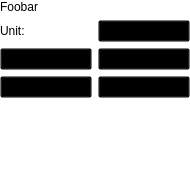
<?xml version="1.0" encoding="UTF-8"?>
<ui version="4.0">
 <class>Aquisition</class>
 <widget class="QWidget" name="Aquisition">
  <property name="geometry">
   <rect>
    <x>0</x>
    <y>0</y>
    <width>190</width>
    <height>186</height>
   </rect>
  </property>
  <property name="windowTitle">
   <string>Form</string>
  </property>
  <property name="autoFillBackground">
   <bool>false</bool>
  </property>
  <property name="styleSheet">
   <string notr="true">background-color:transparent;</string>
  </property>
  <layout class="QGridLayout" name="gridLayout">
   <property name="leftMargin">
    <number>0</number>
   </property>
   <property name="topMargin">
    <number>0</number>
   </property>
   <property name="rightMargin">
    <number>0</number>
   </property>
   <property name="bottomMargin">
    <number>0</number>
   </property>
   <item row="3" column="1">
    <widget class="QPushButton" name="m_pStop">
     <property name="text">
      <string>Stop</string>
     </property>
    </widget>
   </item>
   <item row="3" column="0">
    <widget class="QPushButton" name="m_pStart">
     <property name="text">
      <string>Start</string>
     </property>
    </widget>
   </item>
   <item row="6" column="0">
    <spacer name="verticalSpacer">
     <property name="orientation">
      <enum>Qt::Vertical</enum>
     </property>
     <property name="sizeHint" stdset="0">
      <size>
       <width>20</width>
       <height>40</height>
      </size>
     </property>
    </spacer>
   </item>
   <item row="0" column="0">
    <widget class="QLabel" name="m_pValue">
     <property name="text">
      <string>Foobar</string>
     </property>
    </widget>
   </item>
   <item row="4" column="0">
    <widget class="QPushButton" name="m_pClear">
     <property name="text">
      <string>Clear</string>
     </property>
    </widget>
   </item>
   <item row="1" column="0">
    <widget class="QLabel" name="label_2">
     <property name="text">
      <string>Unit:</string>
     </property>
    </widget>
   </item>
   <item row="1" column="1">
    <widget class="QComboBox" name="comboBox"/>
   </item>
   <item row="4" column="1">
    <widget class="QPushButton" name="pushButton_5">
     <property name="text">
      <string>Mark</string>
     </property>
    </widget>
   </item>
  </layout>
 </widget>
 <resources/>
 <connections/>
</ui>
